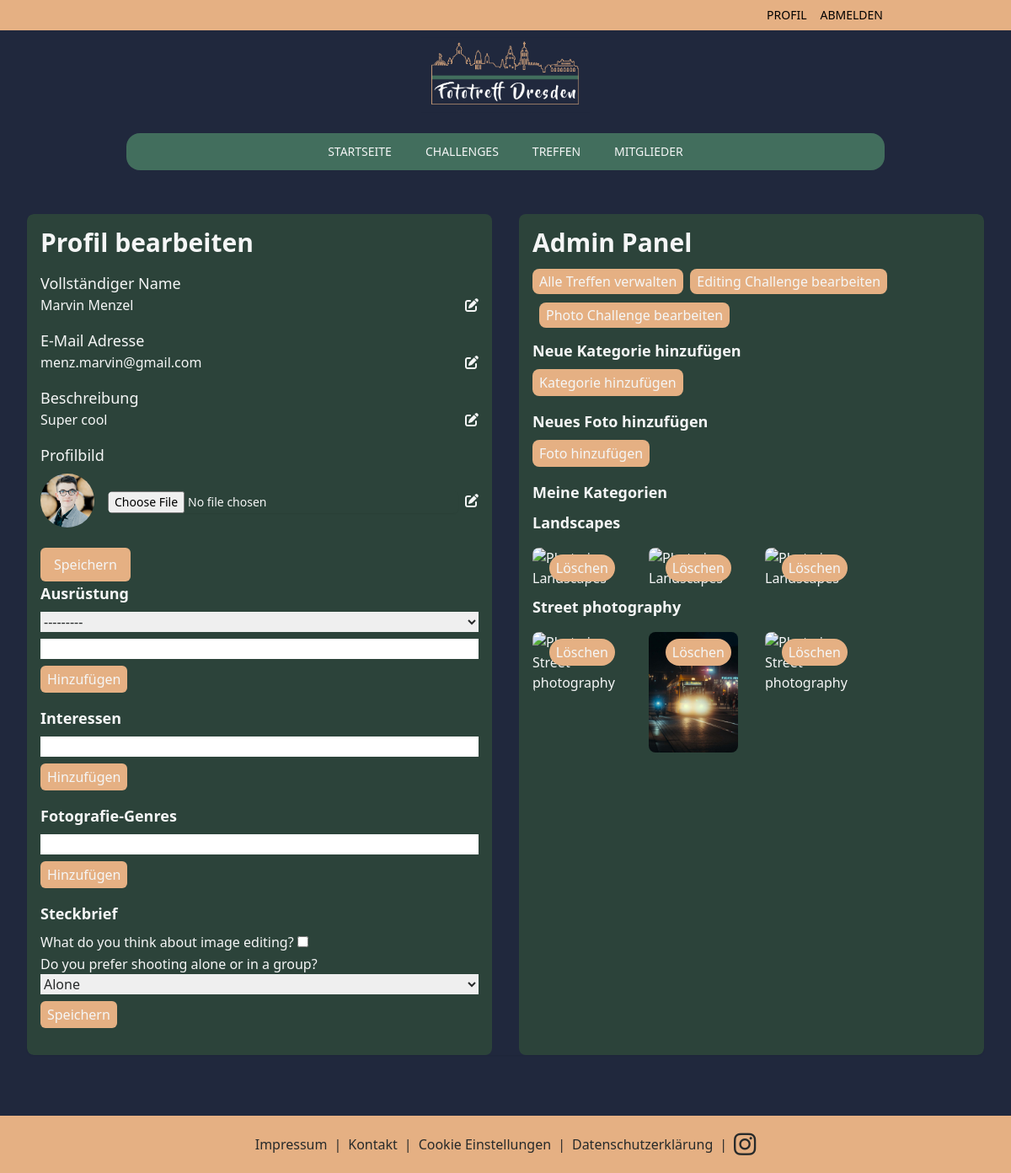
The app's page /profile/ (signed in), older data.
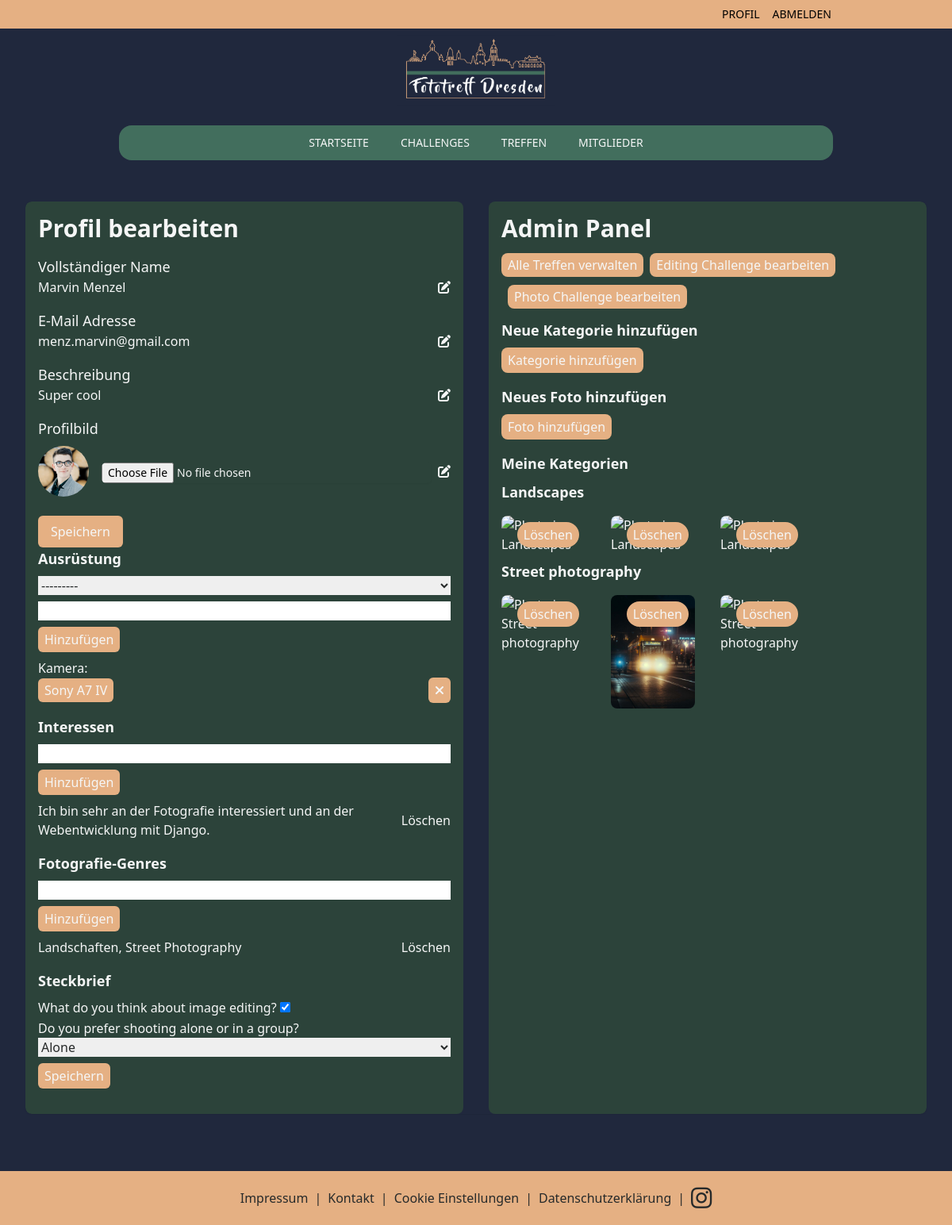
The same page, newer data.
### members/models.py (models this page shows, shortened)
class Steckbrief(models.Model):
    user = models.OneToOneField(CustomUser, related_name='steckbrief', on_delete=models.CASCADE)
    image_editing = models.BooleanField(verbose_name="What do you think about image editing?")
    preferred_shooting = models.CharField(
        max_length=100,
        choices=[('alone', 'Alone'), ('group', 'In a group')],
        verbose_name="Do you prefer shooting alone or in a group?"
    )

class PhotoCategory(models.Model):
    user = models.ForeignKey(CustomUser, related_name='categories', on_delete=models.CASCADE)
    name = models.CharField(max_length=100)

class UserPhoto(models.Model):
    user = models.ForeignKey(CustomUser, related_name='photos', on_delete=models.CASCADE)
    category = models.ForeignKey(PhotoCategory, related_name='photos', on_delete=models.CASCADE)
    image = models.ImageField(upload_to='user_photos/')
    description = models.TextField(blank=True, null=True)

class Equipment(models.Model):
    CATEGORIES = [
        ('camera', 'Kamera'),
        ('lens', 'Objektive'),
        ('filter', 'Filter'),
        ('accessory', 'Sonstiges Zubehör'),
    ]
    user = models.ForeignKey(CustomUser, related_name='equipment', on_delete=models.CASCADE)
    category = models.CharField(max_length=50, choices=CATEGORIES)
    name = models.CharField(max_length=500)

class Interest(models.Model):
    user = models.ForeignKey(CustomUser, related_name='interests', on_delete=models.CASCADE)
    name = models.CharField(max_length=500)

class PhotoGenre(models.Model):
    user = models.ForeignKey(CustomUser, related_name='photo_genres', on_delete=models.CASCADE)
    name = models.CharField(max_length=500)

### members/views.py (the view)
# urls.py: path('profile/', profile_edit, name='profile_edit'),
@login_required
def profile_edit(request):
    user = request.user
    form = ProfileForm(instance=user)
    equipment_form = EquipmentForm()
    interest_form = InterestForm()
    photo_genre_form = PhotoGenreForm()
    steckbrief_form = SteckbriefForm(instance=Steckbrief.objects.get_or_create(user=user)[0])
    if request.method == 'POST':
        form = ProfileForm(request.POST, request.FILES, instance=user)
        if form.is_valid():
            form.save()
            return redirect('members:profile_edit')
    context = {
        'form': form,
        'equipment_form': equipment_form,
        'interest_form': interest_form,
        'photo_genre_form': photo_genre_form,
        'steckbrief_form': steckbrief_form,
    }
    return render(request, 'members/profile_edit.html', context)

### members/forms.py
class ProfileForm(forms.ModelForm):
    class Meta:
        model = CustomUser
        fields = ['full_name', 'email', 'description', 'picture']
        widgets = {
            'full_name': forms.TextInput(attrs={'class': 'text-fgray-950 mb-2 block w-full'}),
            'email': forms.EmailInput(attrs={'class': 'text-fgray-950 mb-2 block w-full'}),
            'description': forms.Textarea(attrs={'class': 'text-fgray-950 mb-2 block w-full'}),
            'picture': forms.FileInput(attrs={'class': 'text-fgray-950 mb-2 block w-full'}),
        }

class EquipmentForm(forms.ModelForm):
    class Meta:
        model = Equipment
        fields = ['category', 'name']
        widgets = {
            'category': forms.Select(attrs={
                'class': 'text-fgray-950 mb-2 block w-full mt-1',
            }),
            'name': forms.TextInput(attrs={
                'class': 'text-fgray-950 mb-2 block w-full mt-1',
            }),
        }

### members/templates/members/profile_edit.html (shortened to what the changed rows need)
{% extends 'main/base.html' %}
{% load static %}
{% block content %}
<div class="mt-12 mb-8 rounded-lg max-w-4xl mx-auto py-6 sm:px-6 lg:px-8">
    <div class="overflow-hidden shadow-sm sm:rounded-lg">
        <div class="grid grid-cols-1 lg:grid-cols-2 gap-8">
            <div class="bg-fgreen-800 rounded-lg p-4">
                <h1 class="text-3xl font-bold mb-4 text-fgray-50">Profil bearbeiten</h1>
                <div class="mb-4">
                    <h2 class="text-lg font-bold mb-2 text-fgray-50">Ausrüstung</h2>
                    <ul id="equipment-list" class="mt-2">
                        {% with prev_category='' %}
                            {% for equipment in user.equipment.all %}
                                {% if forloop.first or equipment.get_category_display != prev_category %}
                                    <div class="mb-2">
                                    <span class="text-fgray-50">{{ equipment.get_category_display }}:</span>
                                {% endif %}
                                <li class="flex justify-between items-center mb-1" id="equipment-{{ equipment.id }}">
                                    <span class="text-fgray-50">
                                        <span class="bg-forange-300 px-2 py-1 rounded-md">{{ equipment.name }}</span>
                                    </span>
                                    <button class="delete-equipment text-fgray-50 bg-forange-300 px-2 py-1 rounded-md" data-id="{{ equipment.id }}">
                                        <i class="fas fa-times"></i>
                                    </button>
                                </li>
                                {% if forloop.last %}</div>{% endif %}
                            {% endfor %}
                        {% endwith %}
                    </ul>
                </div>
                <div class="mb-4">
                    <h2 class="text-lg font-bold mb-2 text-fgray-50">Interessen</h2>
                    <ul id="interest-list" class="mt-2">
                        {% for interest in user.interests.all %}
                            <li class="flex justify-between items-center" id="interest-{{ interest.id }}">
                                <span class="text-fgray-50">{{ interest.name }}</span>
                                <button class="delete-interest text-fgray-50" data-id="{{ interest.id }}">Löschen</button>
                            </li>
                        {% endfor %}
                    </ul>
                </div>
                <div class="mb-4">
                    <h2 class="text-lg font-bold mb-2 text-fgray-50">Fotografie-Genres</h2>
                    <ul id="photo-genre-list" class="mt-2">
                        {% for genre in user.photo_genres.all %}
                            <li class="flex justify-between items-center" id="photo-genre-{{ genre.id }}">
                                <span class="text-fgray-50">{{ genre.name }}</span>
                                <button class="delete-photo-genre text-fgray-50" data-id="{{ genre.id }}">Löschen</button>
                            </li>
                        {% endfor %}
                    </ul>
                </div>
                <div class="mb-4">
                    <h2 class="text-lg font-bold mb-2 text-fgray-50">Steckbrief</h2>
                    <form id="manage-steckbrief-form" method="post" action="{% url 'members:manage_steckbrief' %}">
                        {{ steckbrief_form.as_p }}
                    </form>
                </div>
            </div>
            <div class="bg-fgreen-800 p-4 rounded-lg">
                {% if user.is_staff %}
                    <h2 class="text-3xl font-bold mb-4 text-fgray-50">Admin Panel</h2>
                    <div class="flex space-x-2 flex-wrap">
                        <div class="mb-4"><a href="{% url 'meetup_list_private' %}" class="bg-forange-300 py-1 px-2 rounded-lg hover:text-fgray-50">Alle Treffen verwalten</a></div>
                        <div class="mb-4"><a href="{% url 'editing_challenge:editing_challenge_list_private' %}" class="bg-forange-300 py-1 px-2 rounded-lg hover:text-fgray-50">Editing Challenge bearbeiten</a></div>
                        <div class="mb-4"><a href="{% url 'photo_challenge:photo_challenge_list_private' %}" class="bg-forange-300 py-1 px-2 rounded-lg hover:text-fgray-50">Photo Challenge bearbeiten</a></div>
                    </div>
                {% endif %}
                {% if user.is_authenticated %}
                    <h2 class="text-lg font-bold mb-2">Neue Kategorie hinzufügen</h2>
                    <form method="post" action="{% url 'members:add_category' %}">
                        <button type="submit" class="text-fgray-50 bg-forange-300 py-1 px-2 rounded-lg">Kategorie hinzufügen</button>
                    </form>
                    <h2 class="text-lg font-bold mb-2 mt-4">Neues Foto hinzufügen</h2>
                    <form method="post" action="{% url 'members:add_photo' %}" enctype="multipart/form-data" class="text-fgray-950">
                        <button type="submit" class="text-fgray-50 bg-forange-300 py-1 px-2 rounded-lg">Foto hinzufügen</button>
                    </form>
                    <h2 class="text-lg font-bold mb-2 mt-4 text-fgray-50">Meine Kategorien</h2>
                    {% for category in user.categories.all %}
                        <h3 class="text-lg font-bold mt-2 text-fgray-50">{{ category.name }}</h3>
                        <div class="mt-4 columns-1 gap-5 sm:columns-2 sm:gap-8 md:columns-3 lg:columns-4 [&>img:not(:first-child)]:mt-8">
                            {% for photo in category.photos.all %}
                                <div class="first:mt-0 relative mt-4">
                                    <img src="{{ photo.image.url }}" alt="Photo in {{ category.name }}" class="rounded-lg">
                                    <form method="post" action="{% url 'members:delete_photo' photo.id %}">
                                        <button type="submit" class="py-1 px-2 bg-forange-300 text-fgray-50 absolute top-2 right-2 rounded-full p-1">Löschen</button>
                                    </form>
                                </div>
                            {% endfor %}
                        </div>
                    {% endfor %}
                {% endif %}
            </div>
        </div>
    </div>
</div>
{% endblock %}

Row changes from the older to the newer data that the page shows:
added Equipment: category "Kamera", name "Sony A7 IV"
added Interest: name "Ich bin sehr an der Fotografie interessiert und an der Webentwicklung mit Django."
added PhotoGenre: name "Landschaften, Street Photography"
changed Steckbrief "Alone": image_editing "☐" → "☑"
